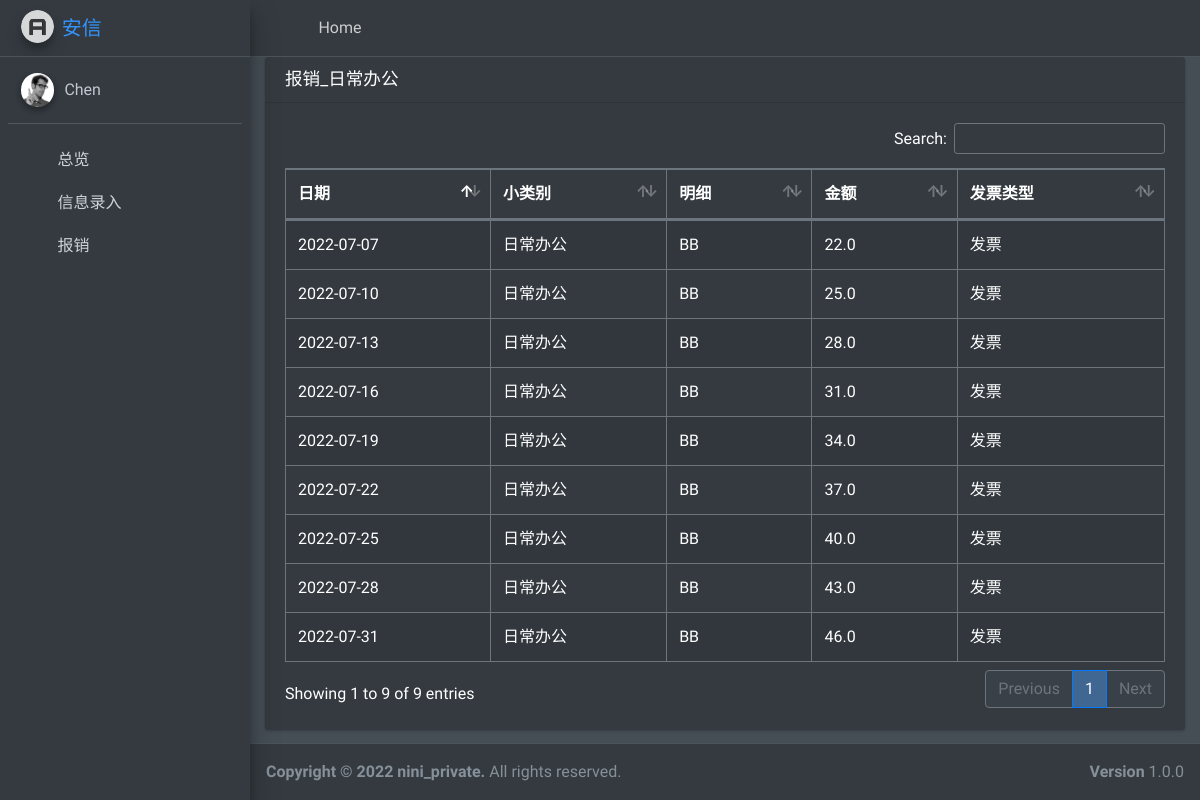
Before: /office with the older database file.
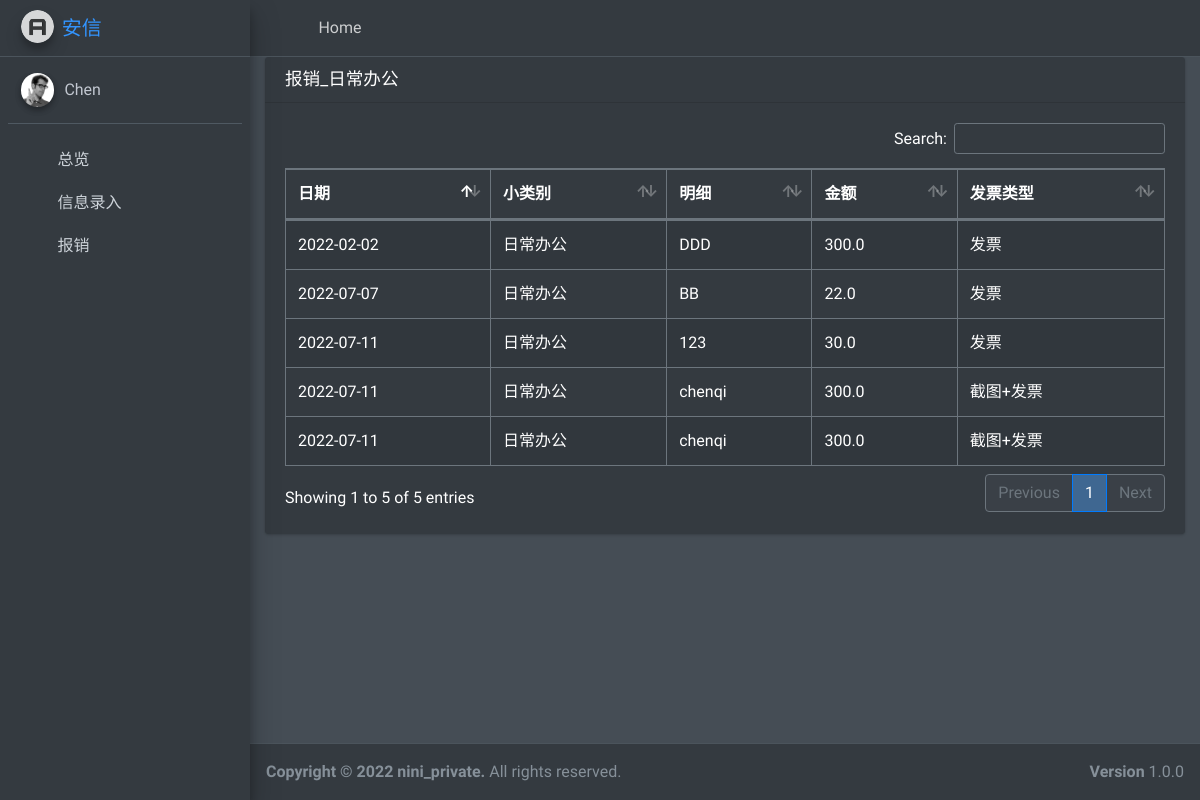
After: the same page with the newer database file.
### CMDB/models.py (models this page shows, shortened)
class cmdb(models.Model):
    日期 = models.DateField(null=True, blank=True)
    月份 =models.IntegerField(null=True, blank=True)
    花费地 = models.CharField(max_length=255,null=True, blank=True)
    USE_choices =(
        ('名片印制','名片印制'),
        ('日常办公','日常办公'),
        ('员工福利','员工福利')
    )
    小类别 = models.CharField(max_length=255,choices=USE_choices,null=True, blank=True)
    channel_type =(
        ('京东','京东'),
        ('淘宝','淘宝'),
        ('拼多多','拼多多'),
        ('闪送','闪送')
    )
    购买渠道 =models.CharField(max_length=255,choices=channel_type,null=True, blank=True)
    明细 = models.TextField()
    金额 = models.FloatField()
    bill_type = (
        ('截图','截图'),
        ('发票','发票'),
        ('截图+发票','截图+发票')
    )
    发票类型 =  models.CharField(max_length=255,choices=bill_type,null=True, blank=True)
    CHOICES = (
        ('yes','是'),
        ('no','否')
    )
    报销申请 = models.CharField(max_length=255,choices=CHOICES,null=True, blank=True)
    财务打款 = models.CharField(max_length=255,choices=CHOICES,null=True, blank=True)

### CMDB/views.py (the view)
# urls.py: path('office',views.office,name='office'),
def office(request):
    objs = cmdb.objects.filter(小类别='日常办公')
    for date in objs:
        date.日期 = date.日期.strftime("%Y-%m-%d")
    return render(request, 'office.html',context={
        'objs': objs,
    }
                  )

### CMDB/templates/office.html (shortened to what this page needs)
{% extends "base.html" %}
{% block content %}
   <div class="col-12">
            <div class="card">
              <div class="card-header">
                <h3 class="card-title">报销_日常办公</h3>
              </div>
              <div class="card-body">
                <table id="example1" class="table table-bordered table-striped">
                  <thead>
                  <tr>
                      <th>日期</th>
                      <th>小类别</th>
                      <th>明细</th>
                      <th>金额</th>
                      <th>发票类型</th>
                  </tr>
                  </thead>
                  {% for message in objs %}
                      <tr>
                          <td>{{ message.日期 }}</td>
                          <td>{{ message.小类别 }}</td>
                          <td>{{ message.明细 }}</td>
                          <td>{{ message.金额 }}</td>
                          <td>{{ message.发票类型 }}</td>
                      </tr>
                  {% endfor %}
                </table>
              </div>
            </div>
          </div>
{% endblock content %}

Changed rows visible on the page:
removed cmdb: 日期 "2022-07-10", 小类别 "日常办公", 明细 "BB", 金额 "25.0", 发票类型 "发票"
removed cmdb: 日期 "2022-07-13", 小类别 "日常办公", 明细 "BB", 金额 "28.0", 发票类型 "发票"
removed cmdb: 日期 "2022-07-16", 小类别 "日常办公", 明细 "BB", 金额 "31.0", 发票类型 "发票"
removed cmdb: 日期 "2022-07-19", 小类别 "日常办公", 明细 "BB", 金额 "34.0", 发票类型 "发票"
removed cmdb: 日期 "2022-07-22", 小类别 "日常办公", 明细 "BB", 金额 "37.0", 发票类型 "发票"
removed cmdb: 日期 "2022-07-25", 小类别 "日常办公", 明细 "BB", 金额 "40.0", 发票类型 "发票"
removed cmdb: 日期 "2022-07-28", 小类别 "日常办公", 明细 "BB", 金额 "43.0", 发票类型 "发票"
removed cmdb: 日期 "2022-07-31", 小类别 "日常办公", 明细 "BB", 金额 "46.0", 发票类型 "发票"
added cmdb: 日期 "2022-07-11", 小类别 "日常办公", 明细 "123", 金额 "30.0", 发票类型 "发票"
added cmdb: 日期 "2022-07-11", 小类别 "日常办公", 明细 "chenqi", 金额 "300.0", 发票类型 "截图+发票"
added cmdb: 日期 "2022-07-11", 小类别 "日常办公", 明细 "chenqi", 金额 "300.0", 发票类型 "截图+发票"
added cmdb: 日期 "2022-02-02", 小类别 "日常办公", 明细 "DDD", 金额 "300.0", 发票类型 "发票"
Other visible differences:
text written by a page script: "Search: Showing 1 to 9 of 9 entries Previous 1 Next" → "Search: Showing 1 to 5 of 5 entries Previous 1 Next"
